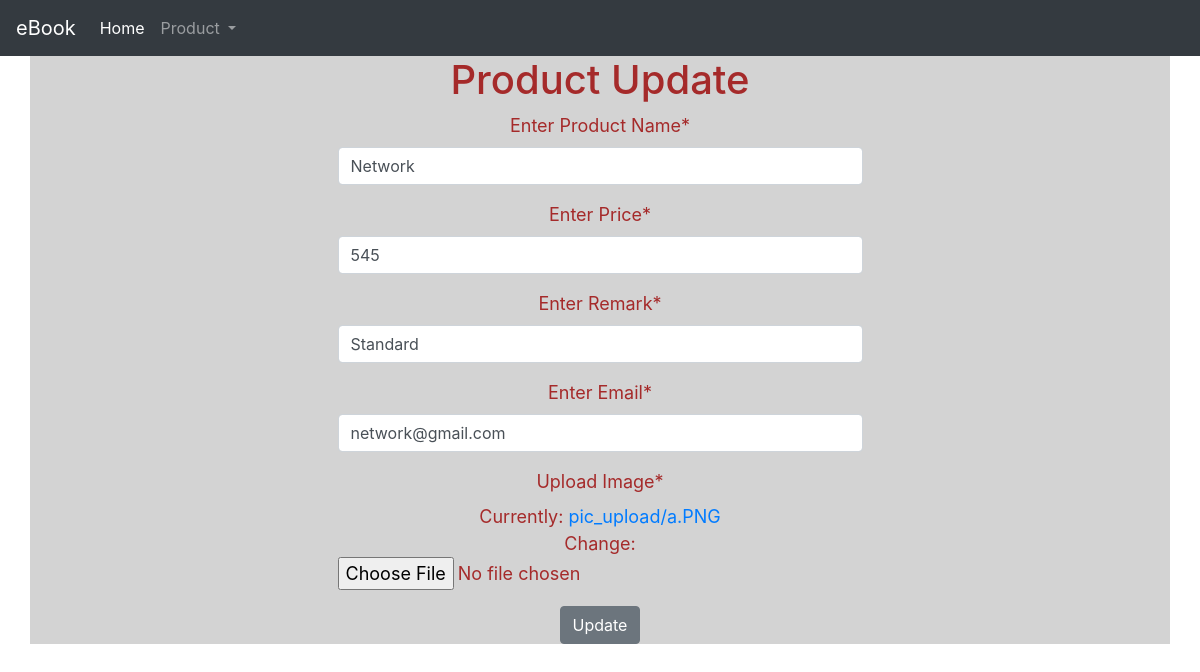
Screenshot of /product/update/4 with the database file from the repository.
### app_product/models.py (models this page shows)
class Product(models.Model):
    name = models.CharField(max_length=30,verbose_name="Enter Product Name")
    price = models.IntegerField(verbose_name="Enter Price")
    remark = models.CharField(max_length=30,verbose_name="Enter Remark")
    email = models.EmailField(max_length=254,verbose_name="Enter Email")
    image = models.ImageField(upload_to='pic_upload',verbose_name="Upload Image")

### app_product/views.py (the view)
# urls.py: path('update/<int:id>',views.update,name='update'),
def update(request,id):
    productSearch = Product.objects.get(id=id)
    searchProductObj = ProductForm(instance=productSearch)
    if request.method == 'POST':
        productSearch = Product.objects.get(id=id)
        form = ProductForm(request.POST, request.FILES,instance=productSearch)
        if form.is_valid():
            form.save()
        return redirect('retrieve')
    return render(request,'app_product/update.html',{'form':searchProductObj})

### app_product/forms.py
class ProductForm(forms.ModelForm):
    class Meta:
        model = Product
        fields = ['name','price','remark','email','image']

### app_product/templates/app_product/update.html (shortened to what this page needs)
{% extends 'base.html' %}
{% load crispy_forms_tags %}
{% block content%}
    <h1 class="text-center">Product Update</h1>
    <div class="col-6 offset-3 text-center">
        <form name="myForm" method="POST" enctype="multipart/form-data">
            {{ form|crispy }}
            <div class="text-center">
                <input type="submit" value="Update" class="btn btn-secondary" onclick="return validateForm();">
            </div>
        </form>
    </div>
{% endblock %}

### static/css/style.css (style rules this page uses)
body { background-color: yellow; }

### rows the page displays
Product: name "Network", price "545", remark "Standard", email "network@gmail.com"
